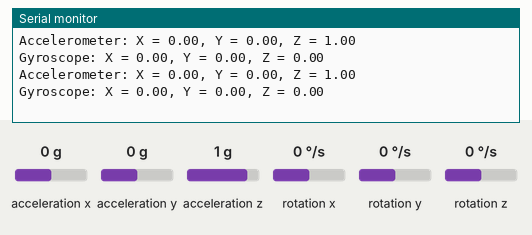
Recording of a sketch running on a simulated Arduino Uno, built with avr-gcc and run on an emulated ATmega328P. Parts: the last lines printed to the serial monitor. Wiring (inferred from the names in the program): MPU-6050 motion sensor at I2C address 0x68. The inputs (shaded band) are chosen by the test bench; at power-on: acceleration x 0 g, acceleration y 0 g, acceleration z 1 g, rotation x 0 °/s, rotation y 0 °/s, rotation z 0 °/s.

Above: at 1.8 s.
1.9 s: acceleration x set to -1.4 g
At 2.5 s:
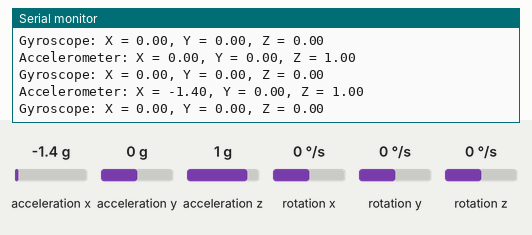
3.4 s: acceleration y set to -1.4 g
At 4.7 s:
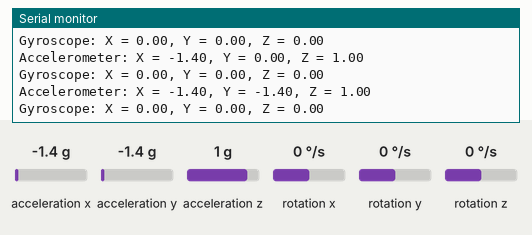
4.9 s: acceleration z set to -1.4 g
At 6.0 s:
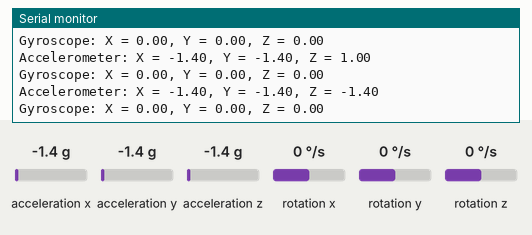
6.4 s: rotation x set to -192 °/s
At 7.7 s:
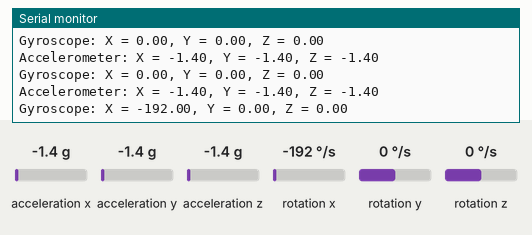
7.9 s: rotation y set to -192 °/s
At 9.1 s:
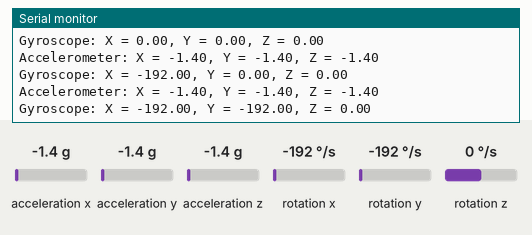

Measured:
- after the input at 1.9 s, the serial monitor: prints a new line after 0.15 s (image 1)
- after the input at 3.4 s, the serial monitor: prints a new line after 0.70 s (image 2)
- after the input at 4.9 s, the serial monitor: prints a new line after 0.23 s (image 3)
- after the input at 6.4 s, the serial monitor: prints a new line after 0.84 s (image 4)
- after the input at 7.9 s, the serial monitor: prints a new line after 0.37 s (image 5)

The sketch:

mpu6050_read.ino
```cpp
#include <Wire.h>
const int MPU6050_ADDR = 0x68; // MPU6050 I2C address

int16_t temp;
int16_t accelerometer_x, accelerometer_y, accelerometer_z;
int16_t gyroscope_x, gyroscope_y, gyroscope_z;

double Ax, Ay, Az, Gx, Gy, Gz, T;

void setup() {
  Serial.begin(9600);
  Wire.begin();

  // Initialize MPU6050
  Wire.beginTransmission(MPU6050_ADDR);
  Wire.write(0x6B);  // PWR_MGMT_1 register
  Wire.write(0);     // Wake up the MPU-6050
  Wire.endTransmission(true);
}

void loop() {
  // Read accelerometer and gyroscope data
  Wire.beginTransmission(MPU6050_ADDR);
  Wire.write(0x3B);  // starting with register 0x3B (ACCEL_XOUT_H)
  Wire.endTransmission(false);
  Wire.requestFrom(MPU6050_ADDR, 14, true);

  // Read accelerometer data
  accelerometer_x = Wire.read() << 8 | Wire.read();
  accelerometer_y = Wire.read() << 8 | Wire.read();
  accelerometer_z = Wire.read() << 8 | Wire.read();

  // Read Temp
  temp = Wire.read() << 8 | Wire.read();

  // Read gyroscope data
  gyroscope_x = Wire.read() << 8 | Wire.read();
  gyroscope_y = Wire.read() << 8 | Wire.read();
  gyroscope_z = Wire.read() << 8 | Wire.read();

  // Correct values
  Ax = accelerometer_x / 16384.0;
  Ay = accelerometer_y / 16384.0;
  Az = accelerometer_z / 16384.0;

  Gx = gyroscope_x / 131.0;
  Gy = gyroscope_y / 131.0;
  Gz = gyroscope_z / 131.0;

  // Print the values
  // TODO cambiar esto a un mensaje estandar con los 6 datos para parsear en unity
  Serial.print("Accelerometer: ");
  Serial.print("X = "); Serial.print(Ax);
  Serial.print(", Y = "); Serial.print(Ay);
  Serial.print(", Z = "); Serial.println(Az);

  Serial.print("Gyroscope: ");
  Serial.print("X = "); Serial.print(Gx);
  Serial.print(", Y = "); Serial.print(Gy);
  Serial.print(", Z = "); Serial.println(Gz);
  Serial.print("\n");

  delay(1000);  // Delay for 1 second
}
```
